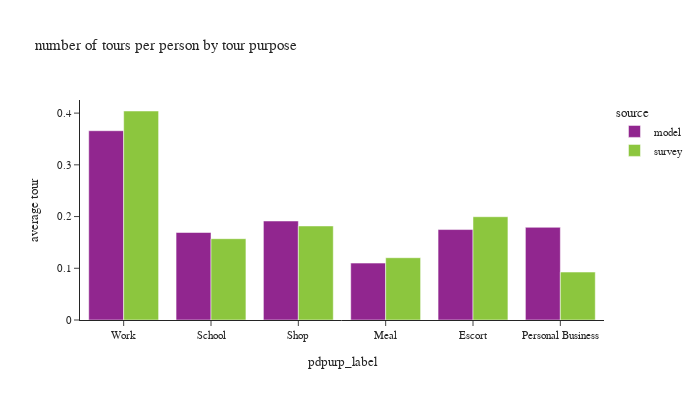

Source (notebook cell):
### Code cell
def plot_segment(df, tour_group_var,person_group_var,title_name):

    # df_plot
    fig = px.bar(df, x=tour_group_var[1], y="average tour", color="source",
                 barmode="group",title=title_name)
    fig.update_layout(height=400, width=700, font=dict(size=11),
                      yaxis=dict(tickformat=".2"))
    fig.show()

df_plot = df_tour.groupby(['source','pdpurp_label'])['toexpfac'].sum().reset_index(). \
    merge(df_person.groupby(['source'])['psexpfac'].sum().reset_index(), how='left', on=['source'])
df_plot['average tour'] = df_plot['toexpfac']/df_plot['psexpfac']
# df_plot
plot_segment(df_plot, tour_group_var=['source','pdpurp_label'],person_group_var=['source'],
             title_name="number of tours per person by tour purpose")

### Figure 1 — Plotly figure (JSON) as saved in the notebook; plotly's stock layout.template omitted (floating-point values rounded to 4 significant figures)
{"data": [{"alignmentgroup": "True", "hovertemplate": "source=model<br>pdpurp_label=%{x}<br>average tour=%{y}<extra></extra>", "legendgroup": "model", "marker": {"color": "#91268F", "pattern": {"shape": ""}}, "name": "model", "offsetgroup": "model", "orientation": "v", "showlegend": true, "textposition": "auto", "type": "bar", "x": ["Work", "School", "Shop", "Meal", "Escort", "Personal Business"], "xaxis": "x", "y": [0.366, 0.1692, 0.1914, 0.11, 0.1749, 0.1792], "yaxis": "y"}, {"alignmentgroup": "True", "hovertemplate": "source=survey<br>pdpurp_label=%{x}<br>average tour=%{y}<extra></extra>", "legendgroup": "survey", "marker": {"color": "#8CC63E", "pattern": {"shape": ""}}, "name": "survey", "offsetgroup": "survey", "orientation": "v", "showlegend": true, "textposition": "auto", "type": "bar", "x": ["Work", "School", "Shop", "Meal", "Escort", "Personal Business"], "xaxis": "x", "y": [0.4041, 0.1572, 0.1818, 0.1204, 0.1997, 0.0927], "yaxis": "y"}], "layout": {"barmode": "group", "font": {"size": 11}, "height": 400, "legend": {"title": {"text": "source"}, "tracegroupgap": 0}, "title": {"text": "number of tours per person by tour purpose"}, "width": 700, "xaxis": {"anchor": "y", "domain": [0, 1], "title": {"text": "pdpurp_label"}}, "yaxis": {"anchor": "x", "domain": [0, 1], "tickformat": ".2", "title": {"text": "average tour"}}}}
